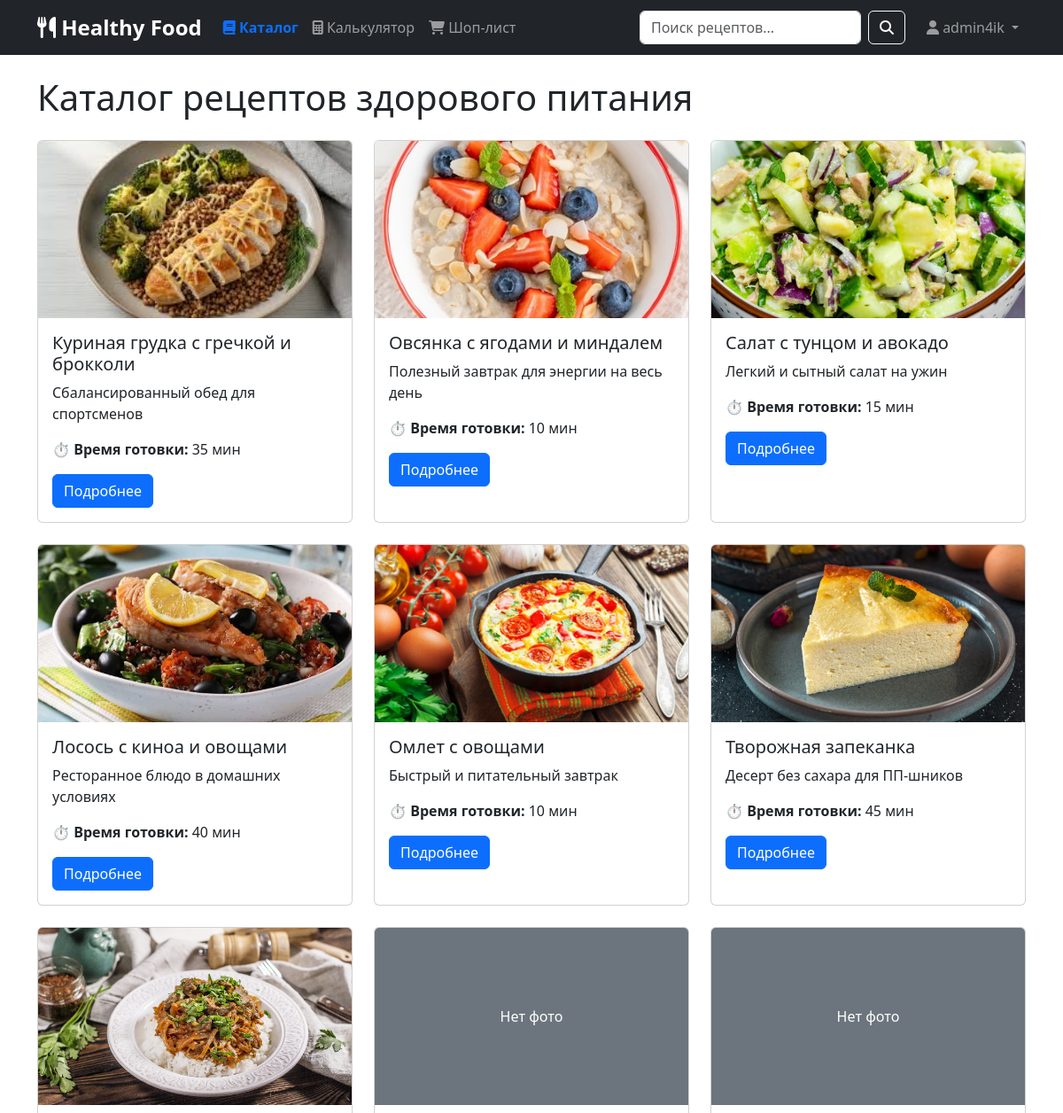
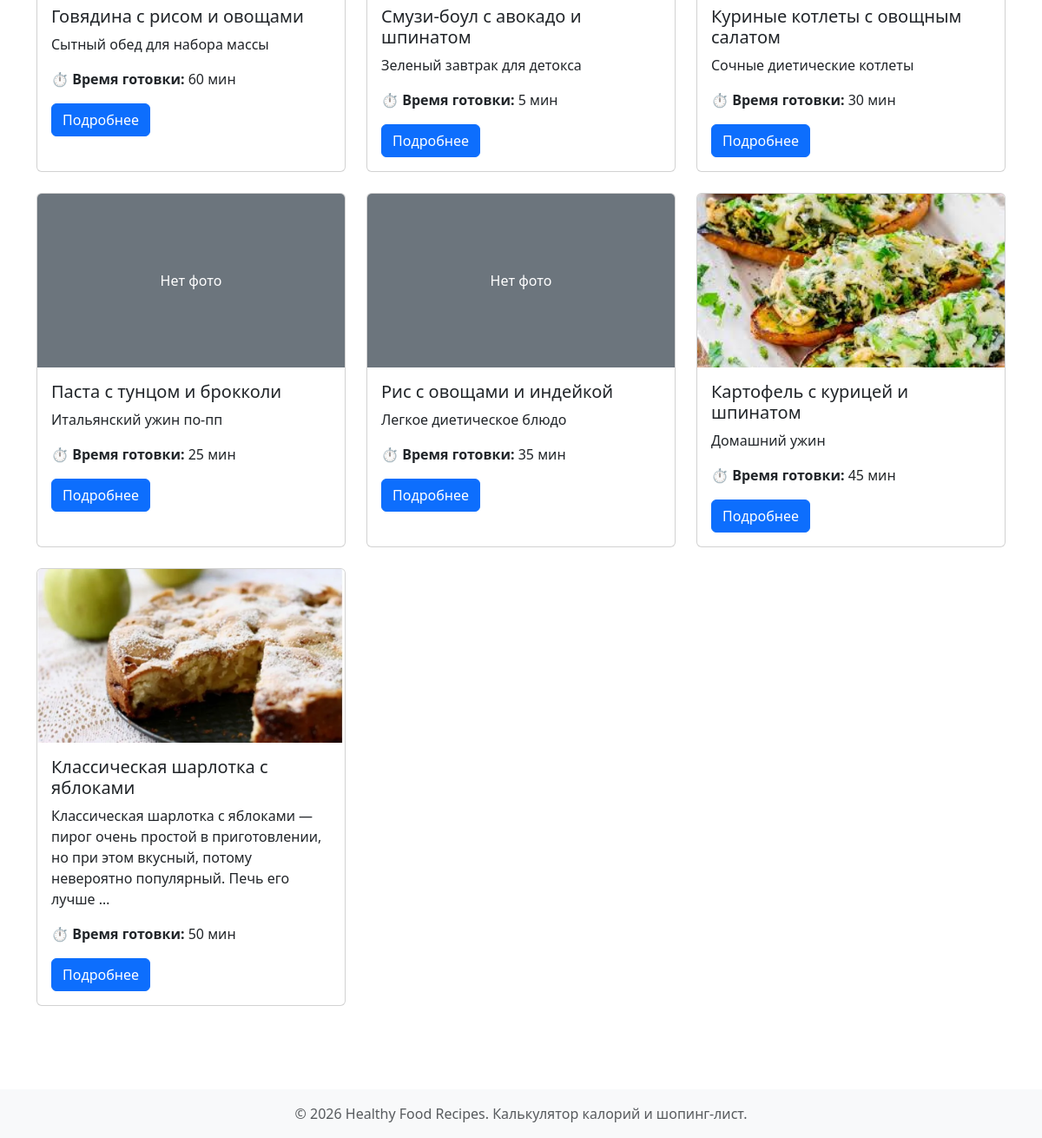
Screenshot of / (signed in) with the database file from the repository (2 pictures, top to bottom).
### recipes/models.py (models this page shows)
class Recipe(models.Model):
    title = models.CharField(max_length=200)
    description = models.TextField()
    cooking_time = models.IntegerField(help_text='минуты')
    image = models.ImageField(upload_to='recipes/', blank=True, null=True)
    servings = models.IntegerField(default=1)
    author = models.ForeignKey(User, on_delete=models.CASCADE, null=True, blank=True, related_name='recipes')
    class Meta:
        verbose_name = 'Рецепт'
        verbose_name_plural = 'Рецепты'
        permissions = [
            ('can_edit_all_recipes', 'Может редактировать любые рецепты'),
            ('can_delete_all_recipes', 'Может удалять любые рецепты'),
        ]

### recipes/views.py (the view)
# urls.py: path('', views.recipe_list, name='recipe_list'),
def recipe_list(request):
    search_query = request.GET.get('search', '')
    recipes = Recipe.objects.all()
    if search_query:
        recipes = recipes.filter(
            Q(title__icontains=search_query) |
            Q(description__icontains=search_query)
        )
    return render(request, 'recipes/recipe_list.html', {
        'recipes': recipes,
        'search_query': search_query
    })

### recipes/templates/recipes/recipe_list.html (shortened to what this page needs)
{% extends 'base.html' %}
{% block content %}
<h1 class="mb-4">Каталог рецептов здорового питания</h1>
<div class="row">
    {% for recipe in recipes %}
    <div class="col-md-4 mb-4">
        <div class="card h-100">
            {% if recipe.image %}
            <img src="{{ recipe.image.url }}" class="card-img-top" alt="{{ recipe.title }}" style="height: 200px; object-fit: cover;">
            {% else %}
            <div class="card-img-top bg-secondary d-flex align-items-center justify-content-center" style="height: 200px;">
                <span class="text-white">Нет фото</span>
            </div>
            {% endif %}
            <div class="card-body">
                <h5 class="card-title">{{ recipe.title }}</h5>
                <p class="card-text">{{ recipe.description|truncatewords:20 }}</p>
                <p><strong>⏱ Время готовки:</strong> {{ recipe.cooking_time }} мин</p>
                <a href="{% url 'recipe_detail' recipe.id %}" class="btn btn-primary">Подробнее</a>
            </div>
        </div>
    </div>
    {% endfor %}
</div>
{% endblock %}

### templates/base.html (shortened to what this page needs)
<!DOCTYPE html>
<html lang="ru">
<head>
    <link href="https://cdn.jsdelivr.net/npm/bootstrap@5.3.0/dist/css/bootstrap.min.css" rel="stylesheet">
    <link rel="stylesheet" href="https://cdnjs.cloudflare.com/ajax/libs/font-awesome/6.4.0/css/all.min.css">
</head>
<body>
    <nav class="navbar navbar-expand-lg navbar-dark bg-dark">
        <div class="container">
            <a class="navbar-brand" href="{% url 'recipe_list' %}">
                <i class="fas fa-utensils"></i> Healthy Food
            </a>
            <div class="collapse navbar-collapse" id="navbarNav">
                <ul class="navbar-nav me-auto">
                    <li class="nav-item">
                        <a class="nav-link {% if request.resolver_match.url_name == 'recipe_list' %}active{% endif %}" href="{% url 'recipe_list' %}">
                            <i class="fas fa-book"></i> Каталог
                        </a>
                    </li>
                    <li class="nav-item">
                        <a class="nav-link {% if request.resolver_match.url_name == 'calculator' %}active{% endif %}" href="{% url 'calculator' %}">
                            <i class="fas fa-calculator"></i> Калькулятор
                        </a>
                    </li>
                    <li class="nav-item">
                        <a class="nav-link {% if request.resolver_match.url_name == 'shopping_list' %}active{% endif %}" href="{% url 'shopping_list' %}">
                            <i class="fas fa-shopping-cart"></i> Шоп-лист
                        </a>
                    </li>
                </ul>
                <form class="d-flex search-form me-3" action="{% url 'recipe_list' %}" method="get">
                    <input class="form-control me-2" type="search" name="search" placeholder="Поиск рецептов..." value="{{ search_query }}">
                    <button class="btn btn-outline-light" type="submit">
                        <i class="fas fa-search"></i>
                    </button>
                </form>
                <ul class="navbar-nav">
                    {% if user.is_authenticated %}
                        <li class="nav-item dropdown">
                            <a class="nav-link dropdown-toggle" href="#" id="userDropdown" role="button" data-bs-toggle="dropdown">
                                <i class="fas fa-user"></i> {{ user.username }}
                            </a>
                        </li>
                    {% endif %}
                </ul>
            </div>
        </div>
    </nav>
    <main class="py-4">
        <div class="container">
            {% block content %}
            {% endblock %}
        </div>
    </main>
    <footer class="bg-light text-center py-3 mt-5">
        <div class="container">
            <span class="text-muted">© 2026 Healthy Food Recipes. Калькулятор калорий и шопинг-лист.</span>
        </div>
    </footer>
</body>
</html>

### templates/base.html (style rules this page uses)
.navbar-brand { font-weight: bold; font-size: 1.5rem; }
.search-form { width: 300px; }
.nav-link.active { font-weight: bold; color: #0d6efd !important; }

### rows the page displays
Recipe: image (picture), title "Куриная грудка с гречкой и брокколи", description "Сбалансированный обед для спортсменов", cooking_time "35"
Recipe: image (picture), title "Овсянка с ягодами и миндалем", description "Полезный завтрак для энергии на весь день", cooking_time "10"
Recipe: image (picture), title "Салат с тунцом и авокадо", description "Легкий и сытный салат на ужин", cooking_time "15"
Recipe: image (picture), title "Лосось с киноа и овощами", description "Ресторанное блюдо в домашних условиях", cooking_time "40"
Recipe: image (picture), title "Омлет с овощами", description "Быстрый и питательный завтрак", cooking_time "10"
Recipe: image (picture), title "Творожная запеканка", description "Десерт без сахара для ПП-шников", cooking_time "45"
Recipe: image (picture), title "Говядина с рисом и овощами", description "Сытный обед для набора массы", cooking_time "60"
Recipe: image "Нет фото", title "Смузи-боул с авокадо и шпинатом", description "Зеленый завтрак для детокса", cooking_time "5"
Recipe: image "Нет фото", title "Куриные котлеты с овощным салатом", description "Сочные диетические котлеты", cooking_time "30"
Recipe: image "Нет фото", title "Паста с тунцом и брокколи", description "Итальянский ужин по-пп", cooking_time "25"
Recipe: image "Нет фото", title "Рис с овощами и индейкой", description "Легкое диетическое блюдо", cooking_time "35"
Recipe: image (picture), title "Картофель с курицей и шпинатом", description "Домашний ужин", cooking_time "45"
Recipe: image (picture), title "Классическая шарлотка с яблоками", description "Классическая шарлотка с яблоками — пирог очень простой в приготовлении, но при этом вкусный, потому невероятно популярный. Печь его лучше …", cooking_time "50"

### other values shown
{{ user.username }} "admin4ik"
